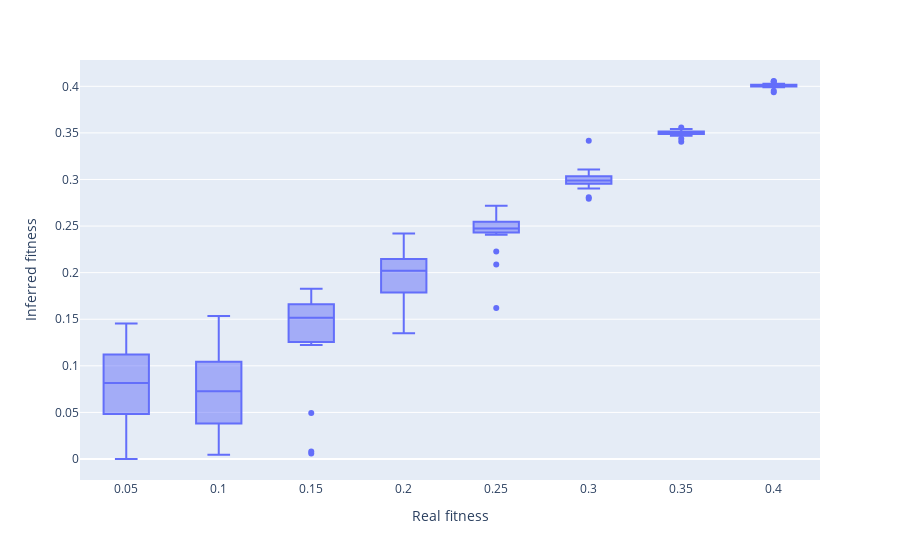

Notebook code for this chart:
### Code cell
# Boxplot of estimated fitnesses
fig = px.box(df)
fig.update_layout(xaxis_title='Real fitness',
                  yaxis_title='Inferred fitness')
fig.show()
#fig.write_image("figure1.svg", engine="orca")

### Figure 1 — Plotly figure (JSON) as saved in the notebook; plotly's stock layout.template omitted (floating-point values rounded to 4 significant figures; data arrays with more than 128 entries replaced by an {"elided": "..."} marker saying what was removed)
{"data": [{"alignmentgroup": "True", "hovertemplate": "variable=%{x}<br>value=%{y}<extra></extra>", "legendgroup": "", "marker": {"color": "#636efa"}, "name": "", "notched": false, "offsetgroup": "", "orientation": "v", "showlegend": false, "type": "box", "x": {"elided": "160 str values"}, "x0": " ", "xaxis": "x", "y": {"elided": "160 float values"}, "y0": " ", "yaxis": "y"}], "layout": {"boxmode": "group", "legend": {"tracegroupgap": 0}, "margin": {"t": 60}, "xaxis": {"anchor": "y", "domain": [0, 1], "title": {"text": "Real fitness"}}, "yaxis": {"anchor": "x", "domain": [0, 1], "title": {"text": "Inferred fitness"}}}}
